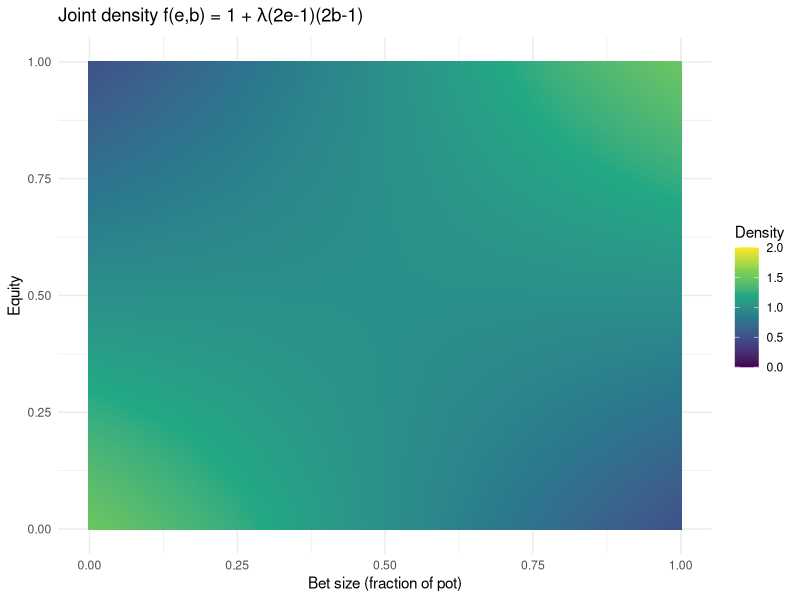
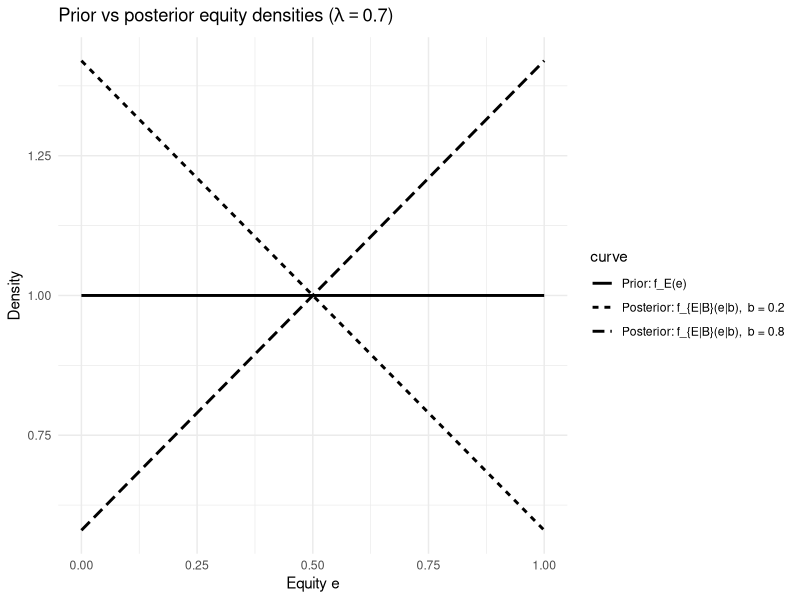

The R script that drew these images, in order:
## ---- chunk 1
# Set dependence parameter
lambda <- .5

# Create grid

n <- 200 
e_vals <- seq(0, 1, length.out = n)
b_vals <- seq(0, 1, length.out = n)

grid <- expand.grid( e = e_vals, b = b_vals )

# Joint density

grid$f <- 1 + lambda * (2 * grid$e - 1) * (2 * grid$b - 1)

# Plot

library(ggplot2)

ggplot(grid, aes(x = b, y = e, fill = f)) + geom_raster() + scale_fill_viridis_c(name = "Density", limit=c(0,2)) + labs( x = "Bet size (fraction of pot)", y = "Equity", title = expression(paste("Joint density f(e,b) = 1 + ", lambda, "(2e-1)(2b-1)")) ) + theme_minimal()
## ---- chunk 2
#| echo: false
#| warning: false
#| message: false
#| fig-cap: "Prior density f_E(e) (uniform) compared with posterior densities f_{E|B}(e|b) for two observed bet sizes b, using the joint model f(e,b)=1+λ(2e-1)(2b-1)."

library(ggplot2)

# Choose parameters (you can change these)
lambda <- 0.7
b_small <- 0.2
b_large <- 0.8

# Grid over equity
e <- seq(0, 1, length.out = 400)

# Prior and posteriors
prior <- rep(1, length(e))
post_small <- 1 + lambda * (2 * e - 1) * (2 * b_small - 1)
post_large <- 1 + lambda * (2 * e - 1) * (2 * b_large - 1)

# Combine into a single data frame for ggplot
df <- data.frame(
  e = rep(e, times = 3),
  density = c(prior, post_small, post_large),
  curve = factor(
    rep(c("Prior: f_E(e)",
          paste0("Posterior: f_{E|B}(e|b),  b = ", b_small),
          paste0("Posterior: f_{E|B}(e|b),  b = ", b_large)),
        each = length(e)),
    levels = c("Prior: f_E(e)",
               paste0("Posterior: f_{E|B}(e|b),  b = ", b_small),
               paste0("Posterior: f_{E|B}(e|b),  b = ", b_large))
  )
)

ggplot(df, aes(x = e, y = density, linetype = curve)) +
  geom_line(linewidth = 1) +
  labs(
    x = "Equity e",
    y = "Density",
    title = bquote("Prior vs posterior equity densities ("*lambda==.(lambda)*")")
  ) +
  theme_minimal()
